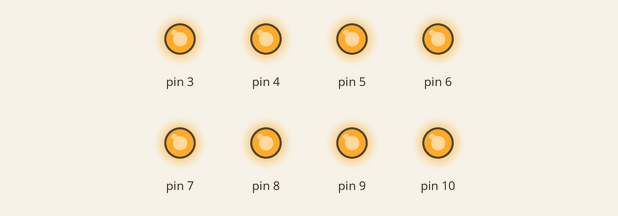
Recording of a sketch running on a simulated Arduino Uno, built with avr-gcc and run on an emulated ATmega328P. Parts: output pins drawn as LEDs (lit = HIGH).

Above: at 0.1 s.
Timing chart, 0 to 1.6 s (numbered marks = the images above):
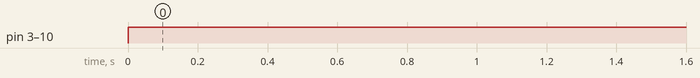

The sketch:

LED_Sense.ino
```cpp
void setup() {
pinMode(3, OUTPUT);
pinMode(4, OUTPUT);
pinMode(5, OUTPUT);
pinMode(6, OUTPUT);
pinMode(7, OUTPUT);
pinMode(8, OUTPUT);
pinMode(9, OUTPUT);
pinMode(10, OUTPUT);

}

void loop() {
  digitalWrite(3, HIGH);
  digitalWrite(4, HIGH);
  digitalWrite(5, HIGH);
  digitalWrite(6, HIGH);
  digitalWrite(7, HIGH);
  digitalWrite(8, HIGH);
  digitalWrite(9, HIGH);
  digitalWrite(10, HIGH);

}
```

Measured:
- by itself, pin 3–10: LOW → HIGH at 0.00 s
